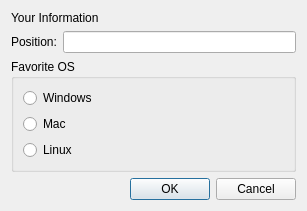
<?xml version="1.0" encoding="UTF-8"?>
<ui version="4.0">
 <class>InfoDialog</class>
 <widget class="QDialog" name="InfoDialog">
  <property name="geometry">
   <rect>
    <x>0</x>
    <y>0</y>
    <width>307</width>
    <height>192</height>
   </rect>
  </property>
  <property name="windowTitle">
   <string>Dialog</string>
  </property>
  <layout class="QVBoxLayout" name="verticalLayout_2">
   <item>
    <widget class="QLabel" name="label">
     <property name="text">
      <string>Your Information</string>
     </property>
    </widget>
   </item>
   <item>
    <layout class="QHBoxLayout" name="horizontalLayout">
     <item>
      <widget class="QLabel" name="label_2">
       <property name="text">
        <string>Position:</string>
       </property>
      </widget>
     </item>
     <item>
      <widget class="QLineEdit" name="positionLineEdit"/>
     </item>
    </layout>
   </item>
   <item>
    <widget class="QGroupBox" name="groupBox">
     <property name="title">
      <string>Favorite OS</string>
     </property>
     <layout class="QVBoxLayout" name="verticalLayout">
      <item>
       <widget class="QRadioButton" name="windowsRadioButton">
        <property name="text">
         <string>Windows</string>
        </property>
       </widget>
      </item>
      <item>
       <widget class="QRadioButton" name="macRadioButton">
        <property name="text">
         <string>Mac</string>
        </property>
       </widget>
      </item>
      <item>
       <widget class="QRadioButton" name="linuxRadioButton">
        <property name="text">
         <string>Linux</string>
        </property>
       </widget>
      </item>
     </layout>
    </widget>
   </item>
   <item>
    <layout class="QHBoxLayout" name="horizontalLayout_2">
     <item>
      <spacer name="horizontalSpacer">
       <property name="orientation">
        <enum>Qt::Horizontal</enum>
       </property>
       <property name="sizeHint" stdset="0">
        <size>
         <width>40</width>
         <height>20</height>
        </size>
       </property>
      </spacer>
     </item>
     <item>
      <widget class="QPushButton" name="okButton">
       <property name="text">
        <string>OK</string>
       </property>
      </widget>
     </item>
     <item>
      <widget class="QPushButton" name="cancelButton">
       <property name="text">
        <string>Cancel</string>
       </property>
      </widget>
     </item>
    </layout>
   </item>
  </layout>
 </widget>
 <resources/>
 <connections/>
</ui>
